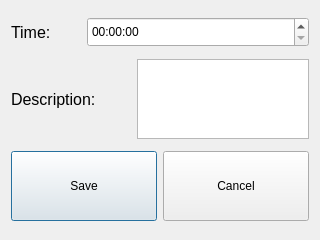
<?xml version="1.0" encoding="UTF-8"?>
<ui version="4.0">
 <class>NewEventDialog</class>
 <widget class="QDialog" name="NewEventDialog">
  <property name="geometry">
   <rect>
    <x>0</x>
    <y>0</y>
    <width>320</width>
    <height>240</height>
   </rect>
  </property>
  <property name="windowTitle">
   <string>Dialog</string>
  </property>
  <layout class="QVBoxLayout" name="verticalLayout" stretch="1,1,0">
   <item>
    <layout class="QHBoxLayout" name="horizontalLayout" stretch="0,1">
     <item>
      <widget class="QLabel" name="label">
       <property name="minimumSize">
        <size>
         <width>70</width>
         <height>0</height>
        </size>
       </property>
       <property name="font">
        <font>
         <pointsize>12</pointsize>
        </font>
       </property>
       <property name="text">
        <string>Time:</string>
       </property>
      </widget>
     </item>
     <item>
      <widget class="QTimeEdit" name="eventTime">
       <property name="enabled">
        <bool>true</bool>
       </property>
       <property name="sizePolicy">
        <sizepolicy hsizetype="Minimum" vsizetype="Fixed">
         <horstretch>0</horstretch>
         <verstretch>0</verstretch>
        </sizepolicy>
       </property>
       <property name="minimumSize">
        <size>
         <width>0</width>
         <height>30</height>
        </size>
       </property>
      </widget>
     </item>
    </layout>
   </item>
   <item>
    <layout class="QHBoxLayout" name="horizontalLayout_2" stretch="0,0">
     <item>
      <widget class="QLabel" name="label_2">
       <property name="minimumSize">
        <size>
         <width>120</width>
         <height>0</height>
        </size>
       </property>
       <property name="font">
        <font>
         <pointsize>12</pointsize>
        </font>
       </property>
       <property name="text">
        <string>Description:</string>
       </property>
      </widget>
     </item>
     <item>
      <widget class="QTextEdit" name="eventDesc">
       <property name="sizePolicy">
        <sizepolicy hsizetype="Preferred" vsizetype="Preferred">
         <horstretch>0</horstretch>
         <verstretch>0</verstretch>
        </sizepolicy>
       </property>
       <property name="maximumSize">
        <size>
         <width>16777215</width>
         <height>80</height>
        </size>
       </property>
      </widget>
     </item>
    </layout>
   </item>
   <item>
    <layout class="QHBoxLayout" name="horizontalLayout_3">
     <item>
      <widget class="QPushButton" name="saveBtn">
       <property name="sizePolicy">
        <sizepolicy hsizetype="Minimum" vsizetype="Minimum">
         <horstretch>0</horstretch>
         <verstretch>0</verstretch>
        </sizepolicy>
       </property>
       <property name="maximumSize">
        <size>
         <width>16777215</width>
         <height>70</height>
        </size>
       </property>
       <property name="text">
        <string>Save</string>
       </property>
      </widget>
     </item>
     <item>
      <widget class="QPushButton" name="cancelBtn">
       <property name="sizePolicy">
        <sizepolicy hsizetype="Minimum" vsizetype="Minimum">
         <horstretch>0</horstretch>
         <verstretch>0</verstretch>
        </sizepolicy>
       </property>
       <property name="maximumSize">
        <size>
         <width>16777215</width>
         <height>70</height>
        </size>
       </property>
       <property name="text">
        <string>Cancel</string>
       </property>
      </widget>
     </item>
    </layout>
   </item>
  </layout>
 </widget>
 <resources/>
 <connections/>
</ui>
